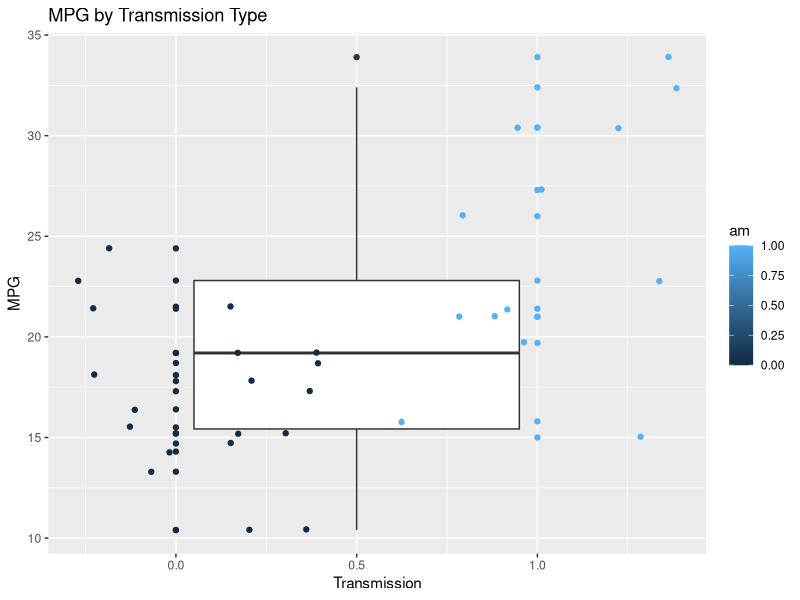
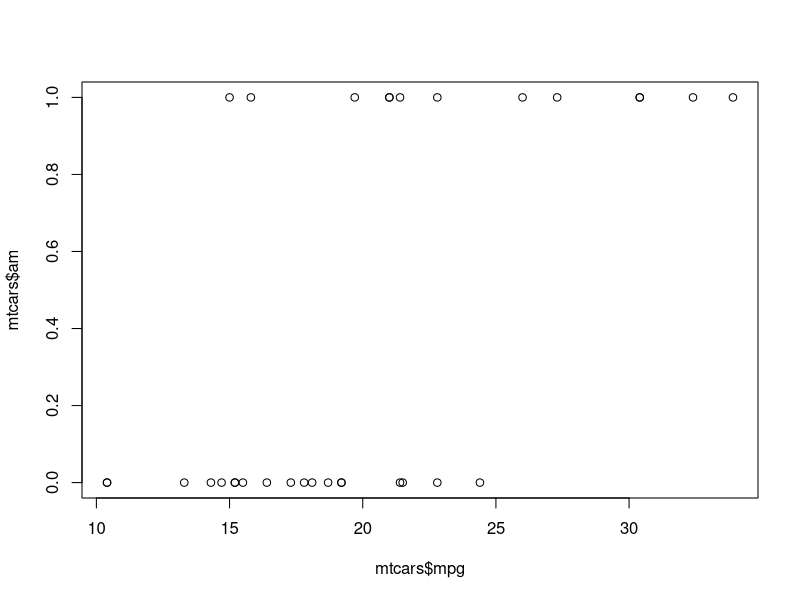
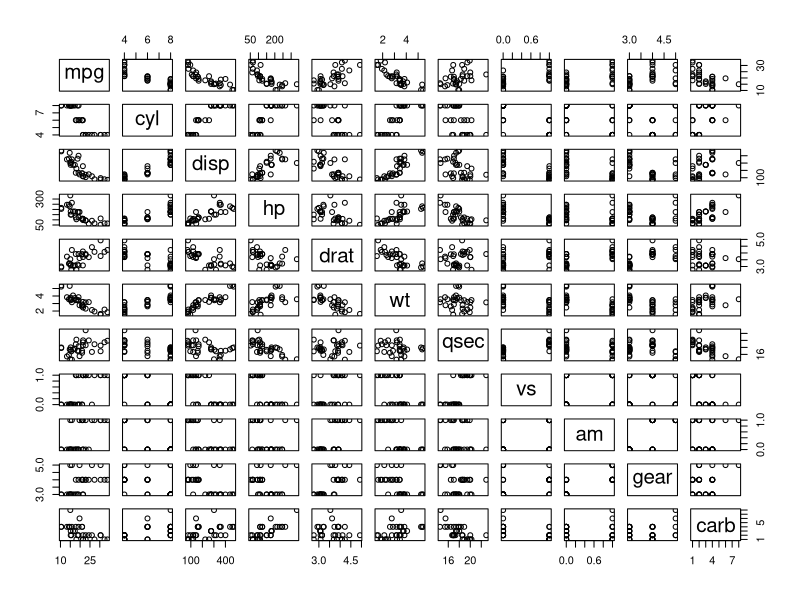

Here is the R script that generated these plots, in order: (Note: this script raises an error after producing the figures.)
dim(mtcars)
str(mtcars)
head(mtcars)
summary(mtcars)

library(ggplot2)

ggplot(mtcars, aes(x = am, y = mpg, group = 1, col = am)) +
        geom_boxplot() + geom_jitter() +
        geom_point() +
        ggtitle("MPG by Transmission Type") + 
        xlab("Transmission") + 
        ylab("MPG")

fit <- lm(mpg ~ ., data = mtcars)
summary(fit)

str(mtcars)

plot(mtcars$mpg, mtcars$am)

fit2 <- glm(am ~ mpg, data = mtcars, family = 'binomial')
summary(fit2)

fit3 <- glm(am ~ mpg , data = mtcars, family = 'binomial')

exp(fit2$coefficients)

pairs(mtcars)

ggpairs(mtcars, aes(color=am))

plot(fit2)





